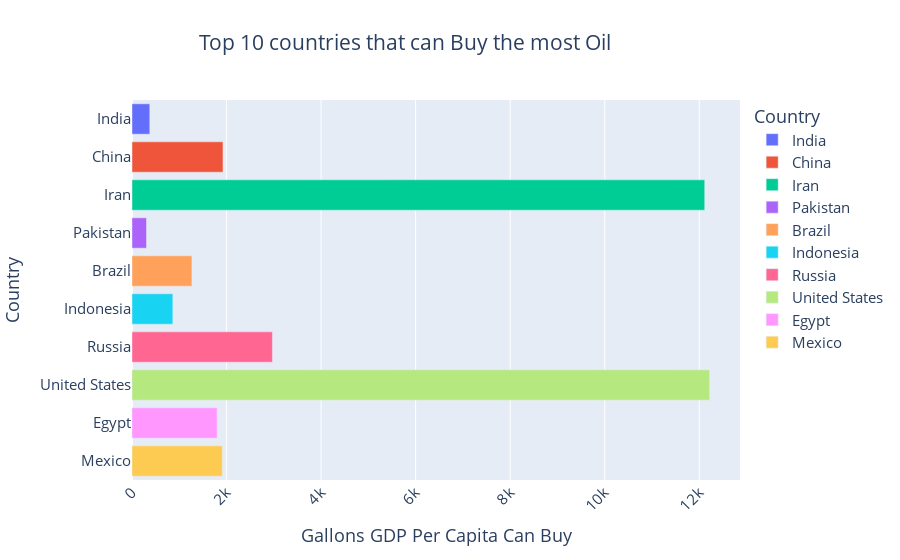

Here is the notebook cell this chart was saved with:
### Markdown cell above
### **5.6 Which 10 countries can "Buy the Oil" the most?**

### Code cell
buy_share = df.nlargest(10, "Gallons GDP Per Capita Can Buy")

fig = px.bar(oil_share, x='Gallons GDP Per Capita Can Buy', y='Country',
             hover_data=['Country', 'Gallons GDP Per Capita Can Buy'], color='Country', title='Top 10 countries that can Buy the most Oil')
fig.update_layout(font_size=15, title_x=0.45, xaxis_tickangle=-45)
fig.show()

### Figure 1 — Plotly figure (JSON) as saved in the notebook; plotly's stock layout.template omitted (floating-point values rounded to 4 significant figures)
{"data": [{"alignmentgroup": "True", "hovertemplate": "Country=%{y}<br>Gallons GDP Per Capita Can Buy=%{x}<extra></extra>", "legendgroup": "India", "marker": {"color": "#636efa", "pattern": {"shape": ""}}, "name": "India", "offsetgroup": "India", "orientation": "h", "showlegend": true, "textposition": "auto", "type": "bar", "x": [376], "xaxis": "x", "y": ["India"], "yaxis": "y"}, {"alignmentgroup": "True", "hovertemplate": "Country=%{y}<br>Gallons GDP Per Capita Can Buy=%{x}<extra></extra>", "legendgroup": "China", "marker": {"color": "#EF553B", "pattern": {"shape": ""}}, "name": "China", "offsetgroup": "China", "orientation": "h", "showlegend": true, "textposition": "auto", "type": "bar", "x": [1925], "xaxis": "x", "y": ["China"], "yaxis": "y"}, {"alignmentgroup": "True", "hovertemplate": "Country=%{y}<br>Gallons GDP Per Capita Can Buy=%{x}<extra></extra>", "legendgroup": "Iran", "marker": {"color": "#00cc96", "pattern": {"shape": ""}}, "name": "Iran", "offsetgroup": "Iran", "orientation": "h", "showlegend": true, "textposition": "auto", "type": "bar", "x": [12115], "xaxis": "x", "y": ["Iran"], "yaxis": "y"}, {"alignmentgroup": "True", "hovertemplate": "Country=%{y}<br>Gallons GDP Per Capita Can Buy=%{x}<extra></extra>", "legendgroup": "Pakistan", "marker": {"color": "#ab63fa", "pattern": {"shape": ""}}, "name": "Pakistan", "offsetgroup": "Pakistan", "orientation": "h", "showlegend": true, "textposition": "auto", "type": "bar", "x": [306], "xaxis": "x", "y": ["Pakistan"], "yaxis": "y"}, {"alignmentgroup": "True", "hovertemplate": "Country=%{y}<br>Gallons GDP Per Capita Can Buy=%{x}<extra></extra>", "legendgroup": "Brazil", "marker": {"color": "#FFA15A", "pattern": {"shape": ""}}, "name": "Brazil", "offsetgroup": "Brazil", "orientation": "h", "showlegend": true, "textposition": "auto", "type": "bar", "x": [1268], "xaxis": "x", "y": ["Brazil"], "yaxis": "y"}, {"alignmentgroup": "True", "hovertemplate": "Country=%{y}<br>Gallons GDP Per Capita Can Buy=%{x}<extra></extra>", "legendgroup": "Indonesia", "marker": {"color": "#19d3f3", "pattern": {"shape": ""}}, "name": "Indonesia", "offsetgroup": "Indonesia", "orientation": "h", "showlegend": true, "textposition": "auto", "type": "bar", "x": [864], "xaxis": "x", "y": ["Indonesia"], "yaxis": "y"}, {"alignmentgroup": "True", "hovertemplate": "Country=%{y}<br>Gallons GDP Per Capita Can Buy=%{x}<extra></extra>", "legendgroup": "Russia", "marker": {"color": "#FF6692", "pattern": {"shape": ""}}, "name": "Russia", "offsetgroup": "Russia", "orientation": "h", "showlegend": true, "textposition": "auto", "type": "bar", "x": [2970], "xaxis": "x", "y": ["Russia"], "yaxis": "y"}, {"alignmentgroup": "True", "hovertemplate": "Country=%{y}<br>Gallons GDP Per Capita Can Buy=%{x}<extra></extra>", "legendgroup": "United States", "marker": {"color": "#B6E880", "pattern": {"shape": ""}}, "name": "United States", "offsetgroup": "United States", "orientation": "h", "showlegend": true, "textposition": "auto", "type": "bar", "x": [12218], "xaxis": "x", "y": ["United States"], "yaxis": "y"}, {"alignmentgroup": "True", "hovertemplate": "Country=%{y}<br>Gallons GDP Per Capita Can Buy=%{x}<extra></extra>", "legendgroup": "Egypt", "marker": {"color": "#FF97FF", "pattern": {"shape": ""}}, "name": "Egypt", "offsetgroup": "Egypt", "orientation": "h", "showlegend": true, "textposition": "auto", "type": "bar", "x": [1801], "xaxis": "x", "y": ["Egypt"], "yaxis": "y"}, {"alignmentgroup": "True", "hovertemplate": "Country=%{y}<br>Gallons GDP Per Capita Can Buy=%{x}<extra></extra>", "legendgroup": "Mexico", "marker": {"color": "#FECB52", "pattern": {"shape": ""}}, "name": "Mexico", "offsetgroup": "Mexico", "orientation": "h", "showlegend": true, "textposition": "auto", "type": "bar", "x": [1910], "xaxis": "x", "y": ["Mexico"], "yaxis": "y"}], "layout": {"barmode": "relative", "font": {"size": 15}, "legend": {"title": {"text": "Country"}, "tracegroupgap": 0}, "title": {"text": "Top 10 countries that can Buy the most Oil", "x": 0.45}, "xaxis": {"anchor": "y", "domain": [0, 1], "tickangle": -45, "title": {"text": "Gallons GDP Per Capita Can Buy"}}, "yaxis": {"anchor": "x", "categoryarray": ["Mexico", "Egypt", "United States", "Russia", "Indonesia", "Brazil", "Pakistan", "Iran", "China", "India"], "categoryorder": "array", "domain": [0, 1], "title": {"text": "Country"}}}}
